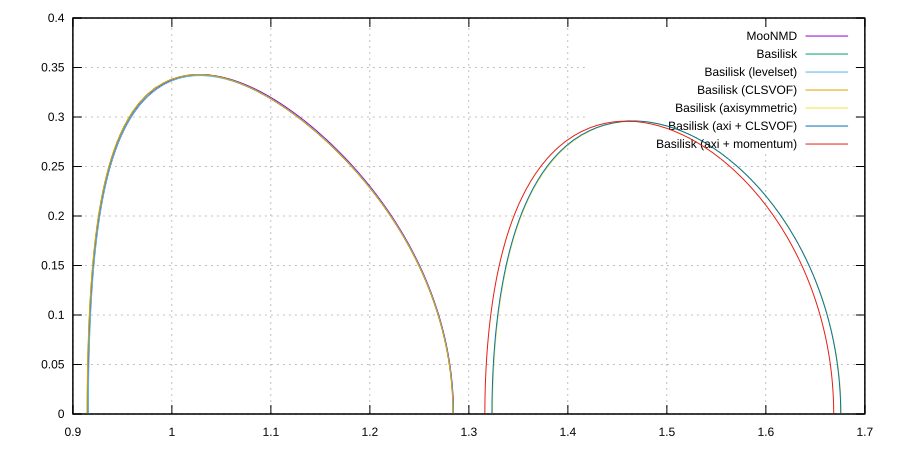

This figure's gnuplot source:
set terminal svg enhanced size 900,450
set output 'rising_case1_shape.svg'
set size ratio -1
set grid
plot [][0:0.4]'../../basilisk/src/test/c1g3l4s.txt' u 2:($1-0.5) w l t 'MooNMD', \
              '../rising_official_20260709/rising/log' u 1:2 w l t 'Basilisk', \
              '../rising_official_20260709/rising-levelset/log' u 1:2 w l t 'Basilisk (levelset)', \
              '../rising_official_20260709/rising-clsvof/log' u 1:2 w l t 'Basilisk (CLSVOF)', \
              '../rising_official_20260709/rising-axi/log' u 1:2 w l t 'Basilisk (axisymmetric)', \
              '../rising_official_20260709/rising-axi-clsvof/log' u 1:2 w l t 'Basilisk (axi + CLSVOF)', \
              '../rising_official_20260709/rising-axi-momentum/log' u 1:2 w l t 'Basilisk (axi + momentum)'
